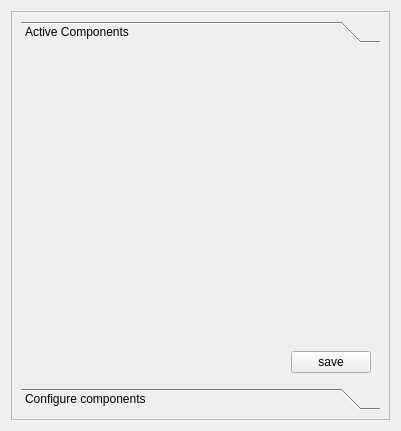
<?xml version="1.0" encoding="UTF-8"?>
<ui version="4.0">
 <class>CompomentsWindow</class>
 <widget class="TaurusWidget" name="CompomentsWindow">
  <property name="geometry">
   <rect>
    <x>0</x>
    <y>0</y>
    <width>401</width>
    <height>431</height>
   </rect>
  </property>
  <property name="windowTitle">
   <string>Linac Components</string>
  </property>
  <layout class="QGridLayout" name="gridLayout">
   <item row="0" column="0">
    <widget class="QScrollArea" name="scrollArea">
     <property name="widgetResizable">
      <bool>true</bool>
     </property>
     <widget class="QWidget" name="scrollAreaWidgetContents">
      <property name="geometry">
       <rect>
        <x>0</x>
        <y>0</y>
        <width>387</width>
        <height>417</height>
       </rect>
      </property>
      <layout class="QGridLayout" name="gridLayout_2">
       <item row="0" column="0">
        <widget class="QToolBox" name="toolBox">
         <property name="currentIndex">
          <number>0</number>
         </property>
         <widget class="QWidget" name="active">
          <property name="geometry">
           <rect>
            <x>0</x>
            <y>0</y>
            <width>369</width>
            <height>347</height>
           </rect>
          </property>
          <attribute name="label">
           <string>Active Components</string>
          </attribute>
          <layout class="QGridLayout" name="gridLayout_4">
           <item row="1" column="1">
            <widget class="QPushButton" name="saveButton">
             <property name="text">
              <string>save</string>
             </property>
            </widget>
           </item>
           <item row="1" column="0">
            <spacer name="horizontalSpacer">
             <property name="orientation">
              <enum>Qt::Horizontal</enum>
             </property>
             <property name="sizeHint" stdset="0">
              <size>
               <width>40</width>
               <height>20</height>
              </size>
             </property>
            </spacer>
           </item>
           <item row="0" column="0" colspan="2">
            <widget class="TaurusForm" name="activeAttributes"/>
           </item>
          </layout>
         </widget>
         <widget class="QWidget" name="configuration">
          <property name="geometry">
           <rect>
            <x>0</x>
            <y>0</y>
            <width>369</width>
            <height>171</height>
           </rect>
          </property>
          <attribute name="label">
           <string>Configure components</string>
          </attribute>
          <layout class="QGridLayout" name="gridLayout_3">
           <item row="0" column="0">
            <widget class="QComboBox" name="componentSelection"/>
           </item>
           <item row="1" column="0">
            <widget class="TaurusForm" name="componentAttributes"/>
           </item>
          </layout>
         </widget>
        </widget>
       </item>
      </layout>
     </widget>
    </widget>
   </item>
  </layout>
 </widget>
 <customwidgets>
  <customwidget>
   <class>TaurusWidget</class>
   <extends>QWidget</extends>
   <header>taurus.qt.qtgui.container</header>
   <container>1</container>
  </customwidget>
  <customwidget>
   <class>TaurusForm</class>
   <extends>TaurusWidget</extends>
   <header>taurus.qt.qtgui.panel</header>
  </customwidget>
 </customwidgets>
 <resources/>
 <connections/>
</ui>
